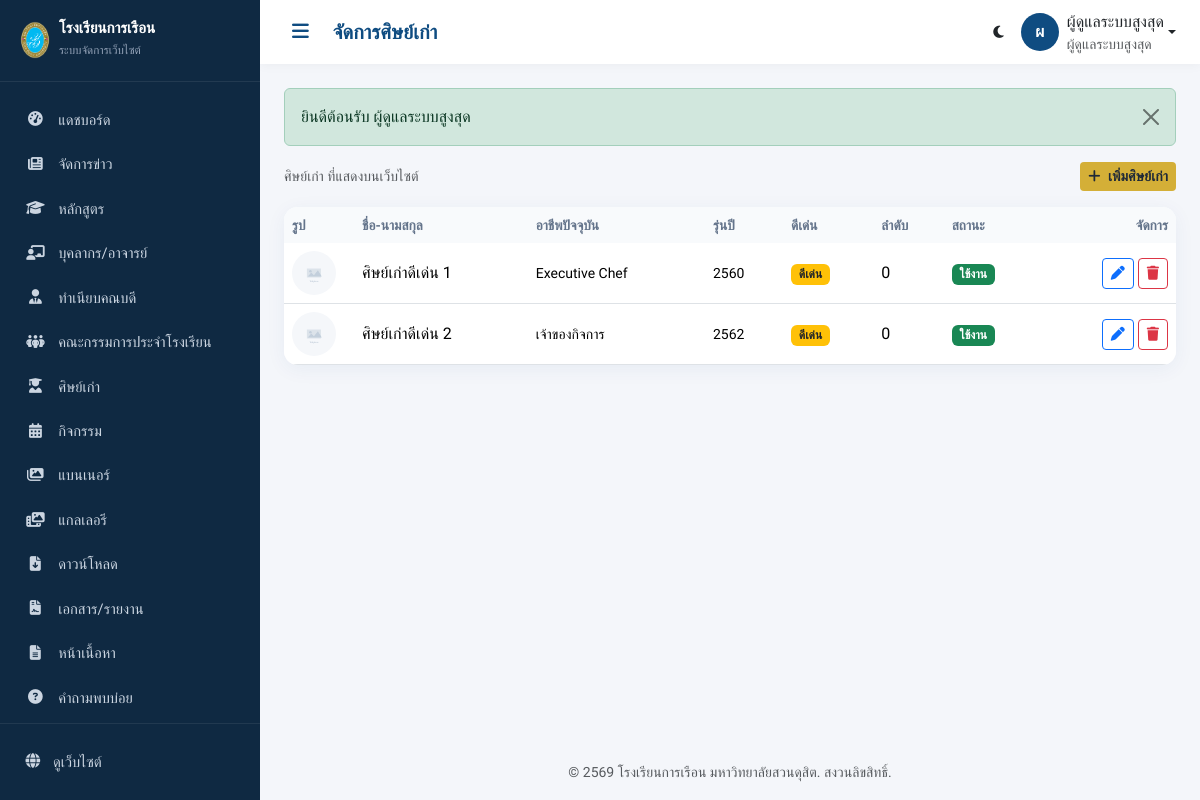
/admin/alumni (signed in), run on the app's committed database.
### tables this page shows
CREATE TABLE `alumni` (
  `id`          INT UNSIGNED NOT NULL AUTO_INCREMENT,
  `full_name`   VARCHAR(200) NOT NULL,
  `graduate_year` VARCHAR(10) DEFAULT NULL,
  `program`     VARCHAR(200) DEFAULT NULL,
  `current_job` VARCHAR(255) DEFAULT NULL,
  `organization`VARCHAR(255) DEFAULT NULL,
  `photo`       VARCHAR(255) DEFAULT NULL,
  `quote`       TEXT DEFAULT NULL COMMENT 'คำบอกเล่า',
  `is_featured` TINYINT(1) NOT NULL DEFAULT 0,
  `sort_order`  INT NOT NULL DEFAULT 0,
  `status`      ENUM('active','inactive') NOT NULL DEFAULT 'active',
  `created_at`  DATETIME DEFAULT NULL,
  `updated_at`  DATETIME DEFAULT NULL,
  `deleted_at`  DATETIME DEFAULT NULL,
  PRIMARY KEY (`id`)
);

### app/core/View.php (called while the page is built, shortened)
<?php
class View
{
    public static function render(string $view, array $data = [], ?string $layout = 'public'): void
    {
        $viewFile = VIEW_PATH . '/' . $view . '.php';
        extract($data, EXTR_SKIP);
        require $viewFile;
        $layoutFile = VIEW_PATH . '/layouts/' . $layout . '.php';
        require $layoutFile;
    }
}

### app/core/Controller.php (called while the page is built, shortened)
<?php
abstract class Controller
{
    protected function model(string $name)
    {
        $file = APP_PATH . '/models/' . $name . '.php';
        return new $name();
    }
    protected function adminView(string $view, array $data = []): void
    {
        if (!str_starts_with($view, 'admin/')) {
            $view = 'admin/' . $view;
        }
        View::render($view, $data, 'admin');
    }
}

### app/controllers/admin/AlumniController.php (called while the page is built, shortened)
<?php
class AlumniController extends AdminController
{
    public function index(): void
    {
        $alumni = $this->model('Alumni')->listAll();
        $this->adminView('alumni/index', ['title' => 'จัดการศิษย์เก่า', 'alumni' => $alumni]);
    }
}

### app/core/App.php (called while the page is built, shortened)
<?php
class App
{
    private string $method = DEFAULT_METHOD;
    private bool   $isAdmin = false;
    public function run(): void
    {
        $url = $this->parseUrl();
        if (!empty($url) && strtolower($url[0]) === 'admin') {
            $this->isAdmin = true;
            array_shift($url);
            $controllerDir = APP_PATH . '/controllers/admin/';
        } else {
            $controllerDir = APP_PATH . '/controllers/';
            $namespacePrefix = '';
        }
        if (!empty($url[0])) {
            $candidate = ucfirst($url[0]) . 'Controller';
            if (file_exists($controllerDir . $candidate . '.php')) {
                array_shift($url);
            } elseif ($this->isAdmin) {
                $this->controllerName = 'DashboardController';
            }
        }
        $controller = new $className();
        $this->params = $url ? array_values($url) : [];
        call_user_func_array([$controller, $this->method], $this->params);
    }
    private function parseUrl(): array
    {
        $url = rtrim($_GET['url'], '/');
        $url = filter_var($url, FILTER_SANITIZE_URL);
        return explode('/', $url);
    }
}

### public/index.php (called while the page is built)
<?php
require_once __DIR__ . '/../app/core/bootstrap.php';
$app = new App();
$app->run();

### app/core/bootstrap.php (called while the page is built, shortened)
<?php
spl_autoload_register(function ($class) {
    $short = str_contains($class, '\\') ? substr(strrchr($class, '\\'), 1) : $class;
    $paths = [
        APP_PATH . '/core/' . $short . '.php',
        APP_PATH . '/helpers/' . $short . '.php',
        APP_PATH . '/models/' . $short . '.php',
        APP_PATH . '/middleware/' . $short . '.php',
    ];
    foreach ($paths as $path) {
        if (file_exists($path)) {
            return;
        }
    }
});
require_once APP_PATH . '/helpers/functions.php';

### app/core/Model.php (called while the page is built, shortened)
<?php
abstract class Model
{
    protected Database $db;
    protected string $table = '';
    protected bool $softDelete = true;
    public function __construct()
    {
        $this->db = new Database();
    }
    public function all(string $orderBy = 'id DESC'): array
    {
        $sql = "SELECT * FROM {$this->table}";
        if ($this->softDelete) {
            $sql .= " WHERE deleted_at IS NULL";
        }
        $sql .= " ORDER BY {$orderBy}";
        return $this->db->query($sql)->all();
    }
}

### app/config/database.php (called while the page is built)
<?php
return [
    'host'     => '127.0.0.1',
    'port'     => '3306',
    'database' => 'fooddusit_db',
    'username' => 'root',
    'password' => '',
    'charset'  => 'utf8mb4',
    'collation'=> 'utf8mb4_unicode_ci',
    'options'  => [
        PDO::ATTR_ERRMODE            => PDO::ERRMODE_EXCEPTION,
        PDO::ATTR_DEFAULT_FETCH_MODE => PDO::FETCH_ASSOC,
        PDO::ATTR_EMULATE_PREPARES   => false,
        PDO::ATTR_PERSISTENT         => false,
    ],
];

### app/core/Database.php (called while the page is built, shortened)
<?php
class Database
{
    private static ?PDO $instance = null;
    private $stmt = null;
    public static function pdo(): PDO
    {
        if (self::$instance === null) {
            $config = require APP_PATH . '/config/database.php';
            $dsn = sprintf(
                'mysql:host=%s;port=%s;dbname=%s;charset=%s',
                $config['host'],
                $config['port'],
                $config['database'],
                $config['charset']
            );
            try {
                self::$instance = new PDO(
                    $dsn,
                    $config['username'],
                    $config['password'],
                    $config['options']
                );
            } catch (PDOException $e) {
                if (APP_ENV === 'development') {
                    die('เชื่อมต่อฐานข้อมูลไม่สำเร็จ: ' . $e->getMessage());
                }
                error_log('DB Connection Error: ' . $e->getMessage());
                die('ขออภัย ระบบไม่สามารถเชื่อมต่อฐานข้อมูลได้ในขณะนี้');
            }
        }
        return self::$instance;
    }
    public function query(string $sql): self
    {
        $this->stmt = self::pdo()->prepare($sql);
        return $this;
    }
    public function bind(array $params): self
    {
        foreach ($params as $key => $value) {
            $type = match (true) {
                is_int($value)  => PDO::PARAM_INT,
                is_bool($value) => PDO::PARAM_BOOL,
                is_null($value) => PDO::PARAM_NULL,
                default         => PDO::PARAM_STR,
            };
            $param = is_int($key) ? $key + 1 : ':' . ltrim($key, ':');
            $this->stmt->bindValue($param, $value, $type);
        }
        return $this;
    }
    public function execute(array $params = []): bool
    {
        return $params ? $this->stmt->execute($params) : $this->stmt->execute();
    }
    public function all(array $params = []): array
    {
        $this->execute($params ?: []);
        return $this->stmt->fetchAll();
    }
}

### app/models/Alumni.php (called while the page is built, shortened)
<?php
class Alumni extends Model
{
    public function listAll(): array
    {
        return $this->all('sort_order ASC, id ASC');
    }
}

### app/views/admin/alumni/index.php (the view, shortened to what this page needs)
<div class="d-flex justify-content-between align-items-center mb-3">
  <span class="text-muted small">ศิษย์เก่า ที่แสดงบนเว็บไซต์</span>
  <a href="<?= url('admin/alumni/create') ?>" class="btn btn-gold btn-sm"><i class="fa-solid fa-plus me-1"></i> เพิ่มศิษย์เก่า</a>
</div>
<div class="table-card">
  <div class="table-responsive">
    <table class="table table-hover align-middle mb-0">
      <thead><tr><th style="width:70px">รูป</th><th>ชื่อ-นามสกุล</th><th>อาชีพปัจจุบัน</th><th>รุ่นปี</th><th>ดีเด่น</th><th>ลำดับ</th><th>สถานะ</th><th class="text-end">จัดการ</th></tr></thead>
      <tbody>
        <?php foreach ($alumni as $a): ?>
          <tr>
            <td><img src="<?= upload_url($a['photo']) ?>" class="rounded-circle" width="44" height="44" style="object-fit:cover" alt=""></td>
            <td class="fw-500"><?= e($a['full_name']) ?></td>
            <td class="small"><?= e($a['current_job'] ?: '-') ?></td>
            <td class="small"><?= e($a['graduate_year'] ?: '-') ?></td>
            <td><?= !empty($a['is_featured']) ? '<span class="badge bg-warning text-dark">ดีเด่น</span>' : '<span class="text-muted small">-</span>' ?></td>
            <td><?= (int)$a['sort_order'] ?></td>
            <td><?= status_badge($a['status']) ?></td>
            <td class="text-end text-nowrap">
              <a href="<?= url('admin/alumni/edit/' . $a['id']) ?>" class="btn btn-sm btn-outline-primary"><i class="fa-solid fa-pen"></i></a>
              <a href="<?= url('admin/alumni/delete/' . $a['id']) ?>" class="btn btn-sm btn-outline-danger" data-confirm="ลบศิษย์เก่าคนนี้?"><i class="fa-solid fa-trash"></i></a>
            </td>
          </tr>
        <?php endforeach; ?>
      </tbody>
    </table>
  </div>
</div>

### app/helpers/functions.php (shortened to what this page needs)
<?php
function url(string $path = ''): string
{
    return BASE_URL . ltrim($path, '/');
}
function asset(string $path): string
{
    $rel = ltrim($path, '/');
    $url = BASE_URL . 'public/assets/' . $rel;
    $file = PUBLIC_PATH . '/assets/' . $rel;
    if (is_file($file)) {
        $url .= '?v=' . filemtime($file);
    }
    return $url;
}
function upload_url(?string $path): string
{
    if (empty($path)) {
        return asset('images/placeholder.svg');
    }
    return BASE_URL . 'public/uploads/' . ltrim($path, '/');
}
function e($value): string
{
    return htmlspecialchars((string)$value, ENT_QUOTES | ENT_HTML5, 'UTF-8');
}
function flash_messages(): string
{
    $html = '';
    $map = ['success' => 'success', 'error' => 'danger', 'warning' => 'warning', 'info' => 'info'];
    foreach ($_SESSION['flash'] as $type => $msg) {
        $cls = $map[$type] ?? 'info';
        $html .= '<div class="alert alert-' . $cls . ' alert-dismissible fade show" role="alert">'
               . e($msg)
               . '<button type="button" class="btn-close" data-bs-dismiss="alert"></button></div>';
    }
    return $html;
}
function status_badge(string $status): string
{
    $map = [
        'active'    => ['success', 'ใช้งาน'],
        'inactive'  => ['secondary', 'ปิดใช้งาน'],
        'published' => ['success', 'เผยแพร่'],
        'draft'     => ['warning', 'ฉบับร่าง'],
        'pending'   => ['info', 'รอตรวจ'],
    ];
    [$cls, $label] = $map[$status] ?? ['secondary', $status];
    return '<span class="badge bg-' . $cls . '">' . e($label) . '</span>';
}

### public/assets/css/admin.css (style rules this page uses)
:root { --primary: #0F4C81; --primary-dark: #0a3a63; --gold: #D4AF37; --sidebar-w: 260px; --sidebar-bg: #0f2942; --admin-bg: #f4f6fa; --card-radius: 14px; }
* { box-sizing: border-box; }
body { font-family: 'Sarabun', sans-serif; background: var(--admin-bg); margin: 0; }
.table-card { background: #fff; border-radius: var(--card-radius); overflow: hidden; box-shadow: 0 4px 20px rgba(15,76,129,.06); }
.table thead th { background: #f8fafc; font-weight: 600; font-size: .85rem; color: #64748b; border: none; }
.table td { vertical-align: middle; }
.btn-gold { background: var(--gold); border: none; color: #1f2937; font-weight: 600; }

### data on the page
alumni: full_name "ศิษย์เก่าดีเด่น 1", current_job "Executive Chef", graduate_year "2560", is_featured "ดีเด่น", sort_order "0"
alumni: full_name "ศิษย์เก่าดีเด่น 2", current_job "เจ้าของกิจการ", graduate_year "2562", is_featured "ดีเด่น", sort_order "0"

### other printed values
$label "แดชบอร์ด"
$label "จัดการข่าว"
$label "หลักสูตร"
$label "บุคลากร/อาจารย์"
$label "ทำเนียบคณบดี"
$label "คณะกรรมการประจำโรงเรียน"
$label "ศิษย์เก่า"
$label "กิจกรรม"
$label "แบนเนอร์"
$label "แกลเลอรี"
$label "ดาวน์โหลด"
$label "เอกสาร/รายงาน"
$label "หน้าเนื้อหา"
$label "คำถามพบบ่อย"
$title "จัดการศิษย์เก่า"
